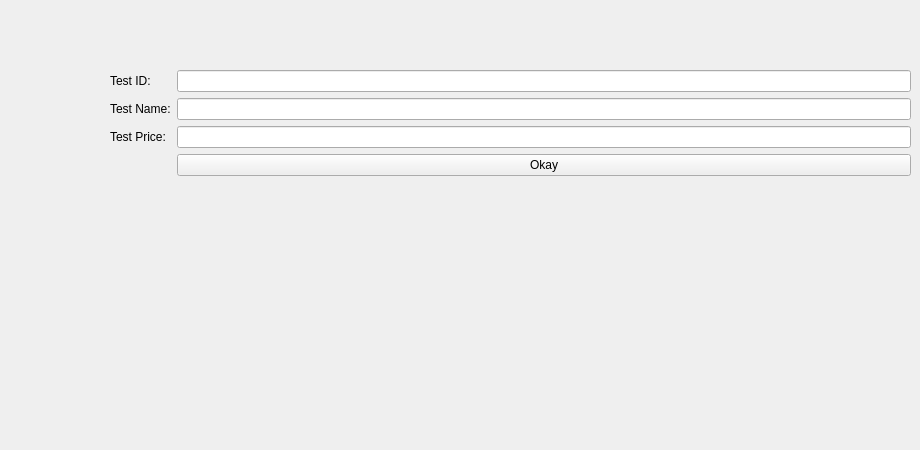
            <widget class="QWidget" name="test_add">
             <widget class="QWidget" name="formLayoutWidget_14">
              <property name="geometry">
               <rect>
                <x>110</x>
                <y>70</y>
                <width>801</width>
                <height>371</height>
               </rect>
              </property>
              <layout class="QFormLayout" name="formLayout_23">
               <item row="0" column="0">
                <widget class="QLabel" name="label_91">
                 <property name="text">
                  <string>Test ID:</string>
                 </property>
                </widget>
               </item>
               <item row="0" column="1">
                <widget class="QLineEdit" name="test_data_id"/>
               </item>
               <item row="1" column="0">
                <widget class="QLabel" name="label_92">
                 <property name="text">
                  <string>Test Name:</string>
                 </property>
                </widget>
               </item>
               <item row="1" column="1">
                <widget class="QLineEdit" name="test_data_name"/>
               </item>
               <item row="2" column="0">
                <widget class="QLabel" name="label_95">
                 <property name="text">
                  <string>Test Price:</string>
                 </property>
                </widget>
               </item>
               <item row="2" column="1">
                <widget class="QLineEdit" name="test_data_price"/>
               </item>
               <item row="3" column="1">
                <widget class="QPushButton" name="test_add_push">
                 <property name="text">
                  <string>Okay</string>
                 </property>
                </widget>
               </item>
              </layout>
             </widget>
            </widget>
